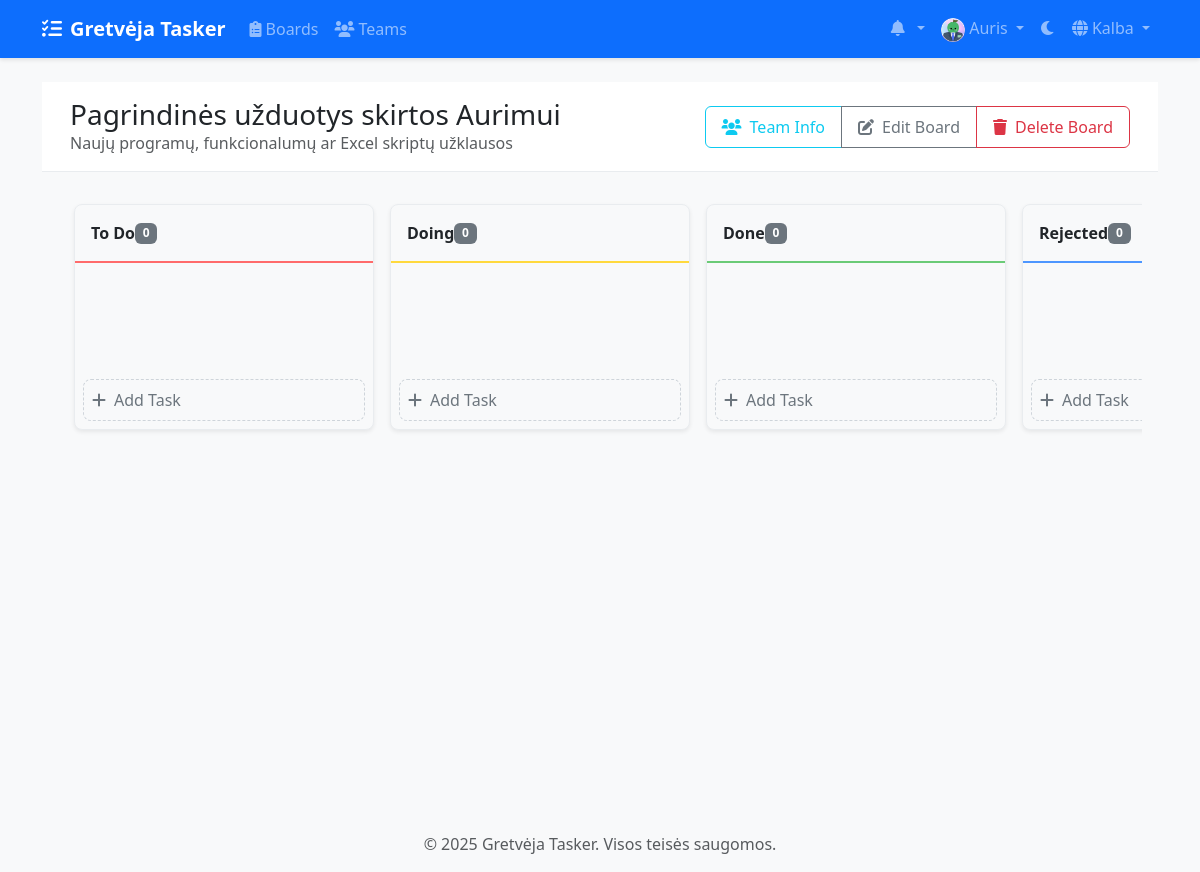
Page /lt/boards/2/ (signed in) on the committed database.
### accounts/models.py (models this page shows, shortened)
class CustomUser(AbstractUser):
    avatar = models.ImageField(upload_to='avatars/', null=True, blank=True)
    bio = models.TextField(max_length=500, blank=True)
    theme_preference = models.CharField(
        max_length=10,
        choices=[('light', 'Light'), ('dark', 'Dark')],
        default='light'
    )
    notification_preferences = models.JSONField(
        default=dict,
        help_text=_('User notification preferences')
    )
    class Meta:
        verbose_name = _('user')
        verbose_name_plural = _('users')

### boards/models.py (models this page shows, shortened)
class Board(models.Model):
    title = models.CharField(max_length=200)
    description = models.TextField(blank=True)
    created_at = models.DateTimeField(auto_now_add=True)
    updated_at = models.DateTimeField(auto_now=True)
    owner = models.ForeignKey(
        settings.AUTH_USER_MODEL,
        on_delete=models.CASCADE,
        related_name='owned_boards'
    )
    team = models.ForeignKey(
        Team,
        on_delete=models.CASCADE,
        related_name='boards',
        null=True,
        blank=True
    )

class Column(models.Model):
    COLUMN_TYPES = [
        ('todo', 'To Do'),
        ('doing', 'Doing'),
        ('done', 'Done'),
        ('rejected', 'Rejected'),
    ]
    board = models.ForeignKey(Board, on_delete=models.CASCADE, related_name='columns')
    title = models.CharField(max_length=100)
    type = models.CharField(max_length=20, choices=COLUMN_TYPES)
    position = models.PositiveIntegerField()
    color = ColorField(default='#FF0000')
    class Meta:
        ordering = ['position']

### boards/views.py (the view)
# urls.py: path('<int:board_id>/', views.board_detail, name='board_detail'),
@login_required
def board_detail(request, board_id):
    board = get_object_or_404(Board, id=board_id)
    if not (board.owner == request.user or
            (board.team and request.user in board.team.members.all())):
        messages.error(request, "You don't have access to this board.")
        return redirect('board_list')
    total_tasks = board.columns.aggregate(
        total=Count('tasks')
    )['total']
    completed_tasks = board.columns.filter(
        type='done'
    ).aggregate(
        done=Count('tasks')
    )['done']
    progress = int((completed_tasks / total_tasks * 100) if total_tasks > 0 else 0)
    users = CustomUser.objects.filter(is_active=True)
    return render(request, 'boards/board_detail.html', {
        'board': board,
        'progress': progress,
        'users': users
    })

### templates/boards/board_detail.html (shortened to what this page needs)
{% extends 'base.html' %}
{% load static %}
{% block content %}
<div class="board-header">
    <div class="container-fluid">
        <div class="row align-items-center">
            <div class="col">
                <h1 class="h3 mb-0">{{ board.title }}</h1>
                {% if board.description %}
                    <p class="text-muted mb-0">{{ board.description }}</p>
                {% endif %}
            </div>
            <div class="col-auto">
                <div class="btn-group">
                    {% if board.team %}
                        <button type="button" class="btn btn-outline-info" data-bs-toggle="modal" data-bs-target="#teamInfoModal">
                            <i class="fas fa-users me-2"></i>Team Info
                        </button>
                    {% endif %}
                    {% if board.owner == user %}
                        <a href="{% url 'board_edit' board_id=board.id %}" class="btn btn-outline-secondary">
                            <i class="fas fa-edit me-2"></i>Edit Board
                        </a>
                        <button type="button" class="btn btn-outline-danger" data-bs-toggle="modal" data-bs-target="#deleteBoardModal">
                            <i class="fas fa-trash me-2"></i>Delete Board
                        </button>
                    {% endif %}
                </div>
            </div>
        </div>
    </div>
</div>
<div class="kanban-container">
    <div class="column-container">
        {% for column in board.columns.all %}
            <div class="kanban-column" data-column-id="{{ column.id }}">
                <div class="column-header {{ column.type }}" data-column-id="{{ column.id }}">
                    <div class="d-flex justify-content-between align-items-center">
                        <span>{{ column.title }}</span>
                        <span class="badge bg-secondary">{{ column.tasks.count }}</span>
                    </div>
                </div>
                <div class="task-list" data-column-id="{{ column.id }}">
                </div>
                <div class="p-2">
                    <button type="button" class="add-task-btn" data-bs-toggle="modal" data-bs-target="#createTaskModal" data-column-id="{{ column.id }}">
                        <i class="fas fa-plus me-2"></i>Add Task
                    </button>
                </div>
            </div>
        {% endfor %}
    </div>
</div>
{% endblock %}

### templates/base.html (shortened to what this page needs)
{% load static %}
{% load compress %}
{% load i18n %}
<!DOCTYPE html>
<html lang="{{ LANGUAGE_CODE }}" data-bs-theme="light">
<head>
    <link href="https://cdn.jsdelivr.net/npm/bootstrap@5.3.2/dist/css/bootstrap.min.css" rel="stylesheet">
    <link href="https://cdnjs.cloudflare.com/ajax/libs/font-awesome/6.0.0/css/all.min.css" rel="stylesheet">
    {% compress css %}
    <link href="{% static 'css/style.css' %}" rel="stylesheet">
    {% endcompress %}
</head>
<body>
    <nav class="navbar navbar-expand-lg navbar-dark bg-primary">
        <div class="container">
            <a class="navbar-brand" href="{% url 'home' %}">
                <i class="fas fa-tasks me-2"></i>Gretvėja Tasker
            </a>
            <div class="collapse navbar-collapse" id="navbarNav">
                <ul class="navbar-nav me-auto">
                    {% if user.is_authenticated %}
                        <li class="nav-item">
                            <a class="nav-link" href="{% url 'board_list' %}">
                                <i class="fas fa-clipboard-list me-1"></i>Boards
                            </a>
                        </li>
                        <li class="nav-item">
                            <a class="nav-link" href="{% url 'team_list' %}">
                                <i class="fas fa-users me-1"></i>Teams
                            </a>
                        </li>
                    {% endif %}
                </ul>
                <ul class="navbar-nav">
                    {% if user.is_authenticated %}
                        <li class="nav-item dropdown">
                            <a class="nav-link dropdown-toggle" href="#" id="notificationsDropdown" role="button" data-bs-toggle="dropdown">
                                <i class="fas fa-bell me-1"></i>
                            </a>
                        </li>
                        <li class="nav-item dropdown">
                            <a class="nav-link dropdown-toggle" href="#" id="userDropdown" role="button" data-bs-toggle="dropdown">
                                {% if user.avatar %}
                                    <img src="{{ user.avatar.url }}" alt="Avatar" class="rounded-circle" width="24" height="24">
                                {% else %}
                                    <i class="fas fa-user-circle"></i>
                                {% endif %}
                                {{ user.username }}
                            </a>
                        </li>
                    {% endif %}
                    <li class="nav-item">
                        <button class="btn nav-link" id="theme-toggle">
                            <i class="fas fa-moon"></i>
                        </button>
                    </li>
                    <li class="nav-item dropdown">
                        <a class="nav-link dropdown-toggle" href="#" id="languageDropdown" role="button" data-bs-toggle="dropdown">
                            <i class="fas fa-globe me-1"></i>{% trans "Language" %}
                        </a>
                                {% get_current_language as CURRENT_LANGUAGE %}
                                {% get_available_languages as LANGUAGES %}
                    </li>
                </ul>
            </div>
        </div>
    </nav>
    <main class="container my-4">
        {% block content %}{% endblock %}
    </main>
    <footer class="footer mt-auto py-3 bg-light">
        <div class="container text-center">
            <span class="text-muted">© {% now "Y" %} Gretvėja Tasker. {% trans "All rights reserved." %}</span>
        </div>
    </footer>
</body>
</html>

### static/css/style.css (style rules this page uses)
:root { --primary-color: #0d6efd; --secondary-color: #6c757d; --success-color: #198754; --info-color: #0dcaf0; --warning-color: #ffc107; --danger-color: #dc3545; --light-color: #f8f9fa; --dark-color: #212529; --todo-color: #ff6b6b; --doing-color: #ffd93d; --done-color: #6bcb77; --rejected-color: #4d96ff; }
body { min-height: 100vh; display: flex; flex-direction: column; background-color: var(--bs-gray-100); }
main { flex: 1; }
.navbar { box-shadow: 0 2px 4px rgba(0,0,0,0.1); }
.navbar-brand { font-weight: bold; }
.kanban-column { min-width: 300px; background: var(--bs-white); border-radius: 0.5rem; box-shadow: 0 0.125rem 0.25rem rgba(0,0,0,0.075); display: flex; flex-direction: column; }
.column-header { padding: 1rem; font-weight: 600; border-bottom: 2px solid; display: flex; justify-content: space-between; align-items: center; }
.task-list { flex: 1; min-height: 100px; padding: 1rem; overflow-y: auto; }
.btn { border-radius: 0.375rem; padding: 0.5rem 1rem; font-weight: 500; transition: all 0.2s ease; }
.add-task-btn { width: 100%; padding: 0.75rem; text-align: left; color: var(--bs-gray-600); background: transparent; border: 2px dashed var(--bs-gray-300); border-radius: 0.5rem; transition: all 0.2s ease; }
.column-header.todo { border-color: var(--todo-color); }
.column-header.doing { border-color: var(--doing-color); }
.column-header.done { border-color: var(--done-color); }
.column-header.rejected { border-color: var(--rejected-color); }

### templates/boards/board_detail.html (style rules this page uses)
.kanban-container { min-height: calc(100vh - 180px); padding: 1rem; background: var(--bs-gray-100); }
.board-header { padding: 1rem; background: var(--bs-white); border-bottom: 1px solid var(--bs-gray-200); }
.column-container { display: flex; gap: 1rem; overflow-x: auto; padding: 1rem; align-items: flex-start; }
.kanban-column { flex: 0 0 300px; background: var(--bs-gray-100); border-radius: 0.5rem; border: 1px solid var(--bs-gray-200); }
.column-header { padding: 1rem; border-bottom: 2px solid; font-weight: 600; }
.task-list { min-height: 100px; padding: 0.5rem; }
.add-task-btn { width: 100%; padding: 0.5rem; text-align: left; color: var(--bs-gray-600); background: transparent; border: 1px dashed var(--bs-gray-400); border-radius: 0.5rem; margin-top: 0.5rem; transition: all 0.2s ease-in-out; position: relative; z-index: 1; }

### rows in the picture
CustomUser: avatar (picture), username "Auris"
Board: title "Pagrindinės užduotys skirtos Aurimui", description "Naujų programų, funkcionalumų ar Excel skriptų užklausos"
Column: title "To Do", tasks.count "0"
Column: title "Doing", tasks.count "0"
Column: title "Done", tasks.count "0"
Column: title "Rejected", tasks.count "0"
